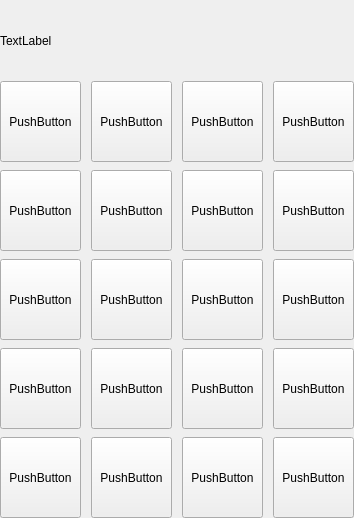
<?xml version="1.0" encoding="UTF-8"?>
<ui version="4.0">
 <class>MainWindow</class>
 <widget class="QMainWindow" name="MainWindow">
  <property name="geometry">
   <rect>
    <x>0</x>
    <y>0</y>
    <width>354</width>
    <height>518</height>
   </rect>
  </property>
  <property name="windowTitle">
   <string>MainWindow</string>
  </property>
  <widget class="QWidget" name="centralwidget">
   <widget class="QLabel" name="output_label">
    <property name="geometry">
     <rect>
      <x>0</x>
      <y>0</y>
      <width>351</width>
      <height>81</height>
     </rect>
    </property>
    <property name="text">
     <string>TextLabel</string>
    </property>
   </widget>
   <widget class="QPushButton" name="pushButton">
    <property name="geometry">
     <rect>
      <x>0</x>
      <y>81</y>
      <width>81</width>
      <height>81</height>
     </rect>
    </property>
    <property name="text">
     <string>PushButton</string>
    </property>
   </widget>
   <widget class="QPushButton" name="pushButton_2">
    <property name="geometry">
     <rect>
      <x>91</x>
      <y>81</y>
      <width>81</width>
      <height>81</height>
     </rect>
    </property>
    <property name="text">
     <string>PushButton</string>
    </property>
   </widget>
   <widget class="QPushButton" name="pushButton_3">
    <property name="geometry">
     <rect>
      <x>182</x>
      <y>81</y>
      <width>81</width>
      <height>81</height>
     </rect>
    </property>
    <property name="text">
     <string>PushButton</string>
    </property>
   </widget>
   <widget class="QPushButton" name="pushButton_4">
    <property name="geometry">
     <rect>
      <x>273</x>
      <y>81</y>
      <width>81</width>
      <height>81</height>
     </rect>
    </property>
    <property name="text">
     <string>PushButton</string>
    </property>
   </widget>
   <widget class="QPushButton" name="pushButton_5">
    <property name="geometry">
     <rect>
      <x>0</x>
      <y>170</y>
      <width>81</width>
      <height>81</height>
     </rect>
    </property>
    <property name="text">
     <string>PushButton</string>
    </property>
   </widget>
   <widget class="QPushButton" name="pushButton_6">
    <property name="geometry">
     <rect>
      <x>182</x>
      <y>170</y>
      <width>81</width>
      <height>81</height>
     </rect>
    </property>
    <property name="text">
     <string>PushButton</string>
    </property>
   </widget>
   <widget class="QPushButton" name="pushButton_7">
    <property name="geometry">
     <rect>
      <x>273</x>
      <y>170</y>
      <width>81</width>
      <height>81</height>
     </rect>
    </property>
    <property name="text">
     <string>PushButton</string>
    </property>
   </widget>
   <widget class="QPushButton" name="pushButton_8">
    <property name="geometry">
     <rect>
      <x>91</x>
      <y>170</y>
      <width>81</width>
      <height>81</height>
     </rect>
    </property>
    <property name="text">
     <string>PushButton</string>
    </property>
   </widget>
   <widget class="QPushButton" name="pushButton_9">
    <property name="geometry">
     <rect>
      <x>273</x>
      <y>348</y>
      <width>81</width>
      <height>81</height>
     </rect>
    </property>
    <property name="text">
     <string>PushButton</string>
    </property>
   </widget>
   <widget class="QPushButton" name="pushButton_10">
    <property name="geometry">
     <rect>
      <x>0</x>
      <y>259</y>
      <width>81</width>
      <height>81</height>
     </rect>
    </property>
    <property name="text">
     <string>PushButton</string>
    </property>
   </widget>
   <widget class="QPushButton" name="pushButton_11">
    <property name="geometry">
     <rect>
      <x>182</x>
      <y>259</y>
      <width>81</width>
      <height>81</height>
     </rect>
    </property>
    <property name="text">
     <string>PushButton</string>
    </property>
   </widget>
   <widget class="QPushButton" name="pushButton_12">
    <property name="geometry">
     <rect>
      <x>273</x>
      <y>259</y>
      <width>81</width>
      <height>81</height>
     </rect>
    </property>
    <property name="text">
     <string>PushButton</string>
    </property>
   </widget>
   <widget class="QPushButton" name="pushButton_13">
    <property name="geometry">
     <rect>
      <x>182</x>
      <y>348</y>
      <width>81</width>
      <height>81</height>
     </rect>
    </property>
    <property name="text">
     <string>PushButton</string>
    </property>
   </widget>
   <widget class="QPushButton" name="pushButton_14">
    <property name="geometry">
     <rect>
      <x>91</x>
      <y>259</y>
      <width>81</width>
      <height>81</height>
     </rect>
    </property>
    <property name="text">
     <string>PushButton</string>
    </property>
   </widget>
   <widget class="QPushButton" name="pushButton_15">
    <property name="geometry">
     <rect>
      <x>91</x>
      <y>348</y>
      <width>81</width>
      <height>81</height>
     </rect>
    </property>
    <property name="text">
     <string>PushButton</string>
    </property>
   </widget>
   <widget class="QPushButton" name="pushButton_16">
    <property name="geometry">
     <rect>
      <x>0</x>
      <y>348</y>
      <width>81</width>
      <height>81</height>
     </rect>
    </property>
    <property name="text">
     <string>PushButton</string>
    </property>
   </widget>
   <widget class="QPushButton" name="pushButton_17">
    <property name="geometry">
     <rect>
      <x>273</x>
      <y>437</y>
      <width>81</width>
      <height>81</height>
     </rect>
    </property>
    <property name="text">
     <string>PushButton</string>
    </property>
   </widget>
   <widget class="QPushButton" name="pushButton_18">
    <property name="geometry">
     <rect>
      <x>91</x>
      <y>437</y>
      <width>81</width>
      <height>81</height>
     </rect>
    </property>
    <property name="text">
     <string>PushButton</string>
    </property>
   </widget>
   <widget class="QPushButton" name="pushButton_19">
    <property name="geometry">
     <rect>
      <x>0</x>
      <y>437</y>
      <width>81</width>
      <height>81</height>
     </rect>
    </property>
    <property name="text">
     <string>PushButton</string>
    </property>
   </widget>
   <widget class="QPushButton" name="pushButton_20">
    <property name="geometry">
     <rect>
      <x>182</x>
      <y>437</y>
      <width>81</width>
      <height>81</height>
     </rect>
    </property>
    <property name="text">
     <string>PushButton</string>
    </property>
   </widget>
  </widget>
 </widget>
 <resources/>
 <connections/>
</ui>
